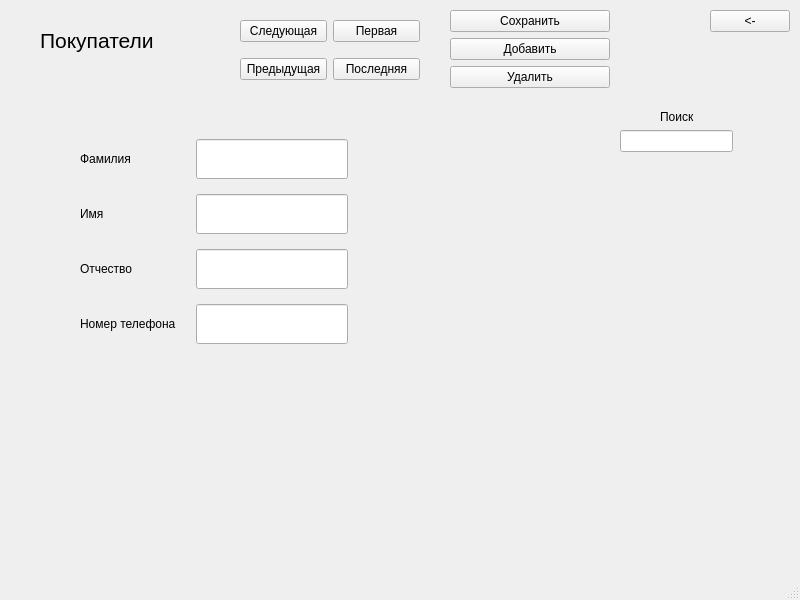
<?xml version="1.0" encoding="UTF-8"?>
<ui version="4.0">
 <class>MainWindow</class>
 <widget class="QMainWindow" name="MainWindow">
  <property name="geometry">
   <rect>
    <x>0</x>
    <y>0</y>
    <width>800</width>
    <height>600</height>
   </rect>
  </property>
  <property name="windowTitle">
   <string>Продукты</string>
  </property>
  <widget class="QWidget" name="centralwidget">
   <widget class="QPushButton" name="b_back">
    <property name="geometry">
     <rect>
      <x>710</x>
      <y>10</y>
      <width>80</width>
      <height>22</height>
     </rect>
    </property>
    <property name="text">
     <string>&lt;-</string>
    </property>
   </widget>
   <widget class="QWidget" name="gridLayoutWidget">
    <property name="geometry">
     <rect>
      <x>240</x>
      <y>10</y>
      <width>180</width>
      <height>80</height>
     </rect>
    </property>
    <layout class="QGridLayout" name="gridLayout">
     <item row="1" column="0">
      <widget class="QPushButton" name="b_prev">
       <property name="text">
        <string>Предыдущая</string>
       </property>
      </widget>
     </item>
     <item row="0" column="0">
      <widget class="QPushButton" name="b_next">
       <property name="text">
        <string>Следующая</string>
       </property>
      </widget>
     </item>
     <item row="0" column="1">
      <widget class="QPushButton" name="b_first">
       <property name="text">
        <string>Первая</string>
       </property>
      </widget>
     </item>
     <item row="1" column="1">
      <widget class="QPushButton" name="b_last">
       <property name="text">
        <string>Последняя</string>
       </property>
      </widget>
     </item>
    </layout>
   </widget>
   <widget class="QWidget" name="gridLayoutWidget_2">
    <property name="geometry">
     <rect>
      <x>450</x>
      <y>10</y>
      <width>160</width>
      <height>80</height>
     </rect>
    </property>
    <layout class="QGridLayout" name="gridLayout_2">
     <item row="0" column="0">
      <widget class="QPushButton" name="b_save">
       <property name="text">
        <string>Сохранить</string>
       </property>
      </widget>
     </item>
     <item row="1" column="0">
      <widget class="QPushButton" name="b_add">
       <property name="text">
        <string>Добавить</string>
       </property>
      </widget>
     </item>
     <item row="2" column="0">
      <widget class="QPushButton" name="b_delete">
       <property name="text">
        <string>Удалить</string>
       </property>
      </widget>
     </item>
    </layout>
   </widget>
   <widget class="QLabel" name="label">
    <property name="geometry">
     <rect>
      <x>40</x>
      <y>10</y>
      <width>141</width>
      <height>61</height>
     </rect>
    </property>
    <property name="font">
     <font>
      <pointsize>16</pointsize>
     </font>
    </property>
    <property name="text">
     <string>Покупатели</string>
    </property>
   </widget>
   <widget class="QWidget" name="gridLayoutWidget_3">
    <property name="geometry">
     <rect>
      <x>80</x>
      <y>130</y>
      <width>268</width>
      <height>226</height>
     </rect>
    </property>
    <layout class="QGridLayout" name="gridLayout_3">
     <item row="0" column="1">
      <widget class="QLineEdit" name="le_surname">
       <property name="minimumSize">
        <size>
         <width>150</width>
         <height>40</height>
        </size>
       </property>
      </widget>
     </item>
     <item row="1" column="1">
      <widget class="QLineEdit" name="le_st_name">
       <property name="minimumSize">
        <size>
         <width>150</width>
         <height>40</height>
        </size>
       </property>
      </widget>
     </item>
     <item row="1" column="0">
      <widget class="QLabel" name="label_3">
       <property name="minimumSize">
        <size>
         <width>110</width>
         <height>0</height>
        </size>
       </property>
       <property name="text">
        <string>Имя</string>
       </property>
      </widget>
     </item>
     <item row="2" column="0">
      <widget class="QLabel" name="label_4">
       <property name="minimumSize">
        <size>
         <width>110</width>
         <height>0</height>
        </size>
       </property>
       <property name="text">
        <string>Отчество</string>
       </property>
      </widget>
     </item>
     <item row="0" column="0">
      <widget class="QLabel" name="label_2">
       <property name="minimumSize">
        <size>
         <width>110</width>
         <height>0</height>
        </size>
       </property>
       <property name="text">
        <string>Фамилия</string>
       </property>
      </widget>
     </item>
     <item row="3" column="0">
      <widget class="QLabel" name="label_5">
       <property name="minimumSize">
        <size>
         <width>110</width>
         <height>0</height>
        </size>
       </property>
       <property name="text">
        <string>Номер телефона</string>
       </property>
      </widget>
     </item>
     <item row="2" column="1">
      <widget class="QLineEdit" name="le_sec_name">
       <property name="minimumSize">
        <size>
         <width>150</width>
         <height>40</height>
        </size>
       </property>
      </widget>
     </item>
     <item row="3" column="1">
      <widget class="QLineEdit" name="le_phone">
       <property name="minimumSize">
        <size>
         <width>150</width>
         <height>40</height>
        </size>
       </property>
      </widget>
     </item>
    </layout>
   </widget>
   <widget class="QLineEdit" name="le_search">
    <property name="geometry">
     <rect>
      <x>620</x>
      <y>130</y>
      <width>113</width>
      <height>22</height>
     </rect>
    </property>
   </widget>
   <widget class="QLabel" name="label_7">
    <property name="geometry">
     <rect>
      <x>660</x>
      <y>110</y>
      <width>57</width>
      <height>14</height>
     </rect>
    </property>
    <property name="text">
     <string>Поиск</string>
    </property>
   </widget>
  </widget>
  <widget class="QMenuBar" name="menubar">
   <property name="geometry">
    <rect>
     <x>0</x>
     <y>0</y>
     <width>800</width>
     <height>19</height>
    </rect>
   </property>
  </widget>
  <widget class="QStatusBar" name="statusbar"/>
 </widget>
 <resources/>
 <connections/>
</ui>
